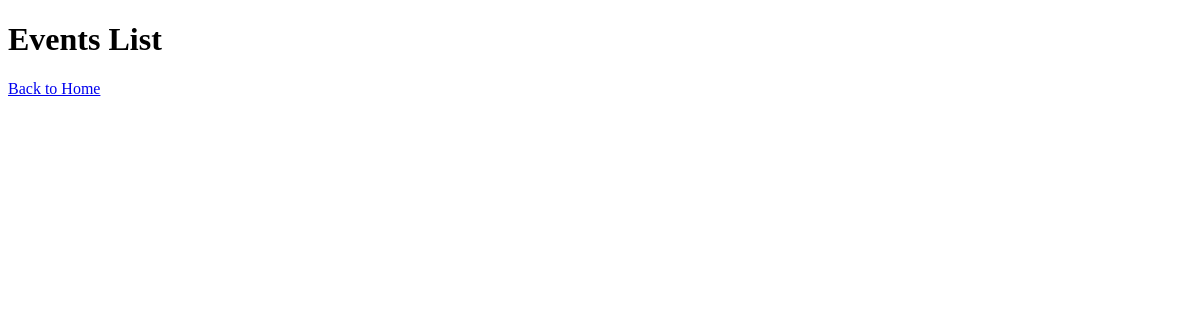
Before: /api/show-events/ with the older database file.
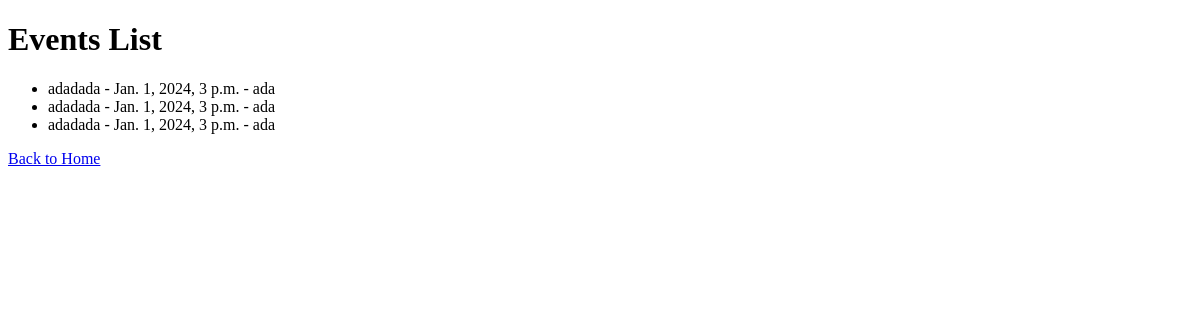
After: the same page with the newer database file.
### EventParticipant/models.py (models this page shows)
class Event(models.Model):
    date = models.DateTimeField()
    place = models.CharField(max_length=100)
    name = models.CharField(max_length=255, default="")

### EventParticipant/views.py (the view)
# urls.py: path('api/show-events/', show_events, name='show-events'),
def show_events(request):
    events = Event.objects.all()
    return render(request, 'show_events.html', context={'events': events, 'path_par_home': '/participant/api/par_home'})

### EventParticipant/templates/show_events.html (shortened to what this page needs)
<!DOCTYPE html>
<html lang="en">
<head>
</head>
<body>
    <h1>Events List</h1>
    <ul>
        {% for event in events %}
            <li>{{ event.name }} - {{ event.date }} - {{ event.place }}</li>
        {% endfor %}
    </ul>
    <a href={{path_par_home}}>Back to Home</a>
</body>
</html>

Changed rows visible on the page:
added Event: name "adadada", date "Jan. 1, 2024, 3 p.m.", place "ada"
added Event: name "adadada", date "Jan. 1, 2024, 3 p.m.", place "ada"
added Event: name "adadada", date "Jan. 1, 2024, 3 p.m.", place "ada"
